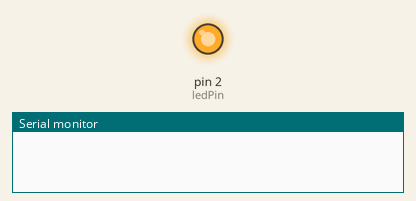
The sketch below on a simulated Arduino Uno, built with avr-gcc and run on an emulated ATmega328P. Shown: output pins drawn as LEDs (lit = HIGH), the last lines printed to the serial monitor.

Above: at 0.1 s.
At 1.9 s:
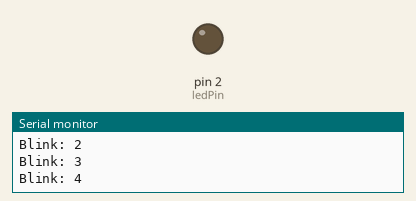
Timing chart, 0 to 3.4 s (numbered marks = the images above):
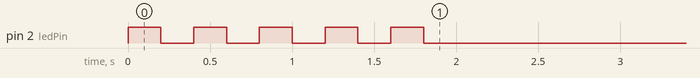

The sketch:

blink-5-times-setup.ino
```cpp
const int ledPin = 2;

void setup() {
  Serial.begin(115200);
  pinMode(ledPin, OUTPUT);
  blink5Times(200);
}

void blink5Times(int blinkDelay) {
  for (int i = 1; i <= 5; i++) {
    digitalWrite(ledPin, HIGH);
    delay(blinkDelay);
    digitalWrite(ledPin, LOW);
    delay(blinkDelay);
    Serial.print("Blink: ");
    Serial.println(i);
  }
  Serial.println("Done!");
}

void loop() {
}
```
